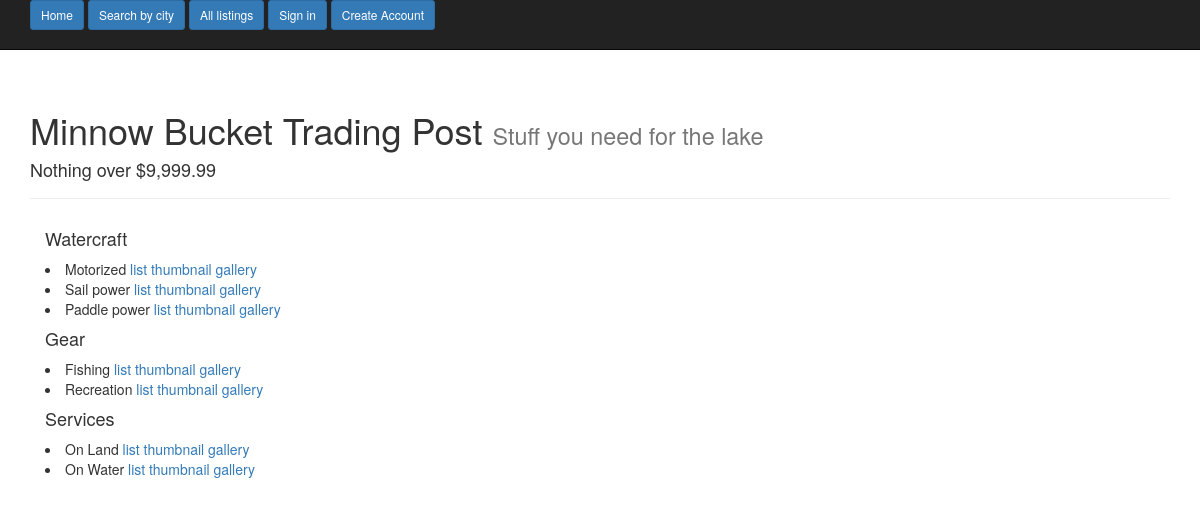
/, run on an earlier commit of the app's database.
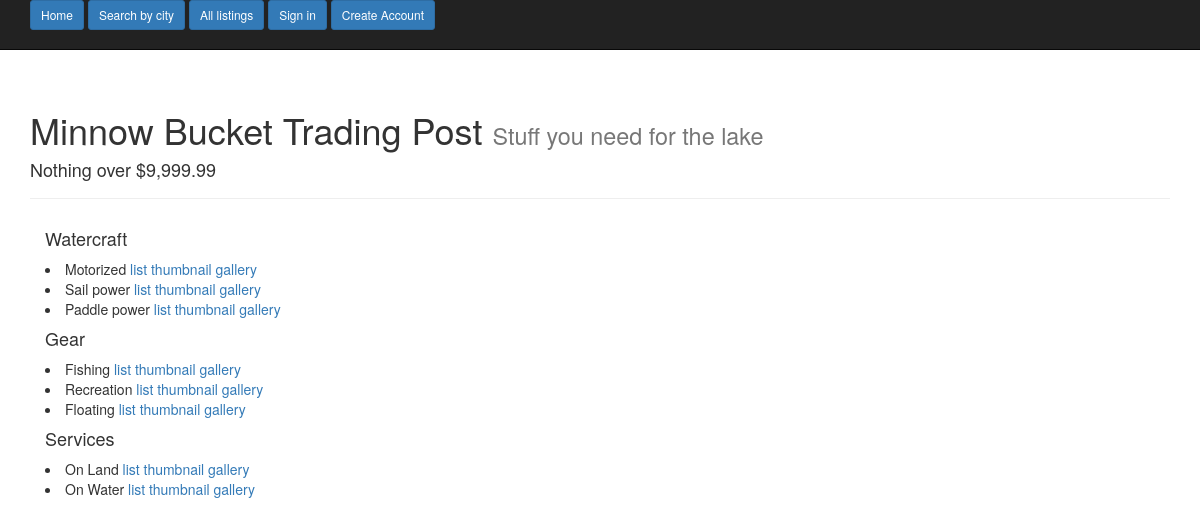
And on a later commit of the database.
### main_app/models.py (models this page shows, shortened)
class Category(models.Model):
    new_category = models.CharField(max_length=30)
    choose_main = models.ForeignKey('self', null=True, blank=True, related_name="sub_choice")
    class Meta:
        verbose_name_plural = "Categories"

### main_app/views.py (the view)
# urls.py: url(r'^$', IndexView.as_view(), name='index_view'),
class IndexView(ListView):
    model = Category
    template_name = 'index.html'
    def get_queryset(self):
        return Category.objects.filter(choose_main=None)

### templates/index.html
{% extends "base.html" %}
{% block content %}
    <div class="col-md-6">
        {% for category in object_list %}
            <h4>{{ category.new_category }}</h4>
                {% for category in category.sub_choice.all %}
                <li> {{ category.new_category }} <a href="{% url 'subcat_list_view' category.pk %}">list</a>
                                                <a href="{% url 'subcat_thumb_view' category.pk %}">thumbnail</a>
                                                <a href="{% url 'subcat_gallery_view' category.pk %}">gallery</a>
                </li>
                {% endfor %}
        {% endfor %}
    </div>
{% endblock %}

What changed in the data, as far as the page shows it:
added Category: new_category "Floating", shown under "Gear"
